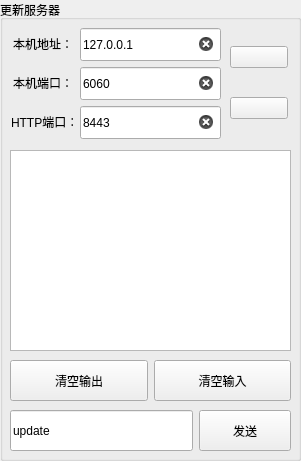
  <widget class="QGroupBox" name="groupBox">
   <property name="geometry">
    <rect>
     <x>20</x>
     <y>0</y>
     <width>301</width>
     <height>461</height>
    </rect>
   </property>
   <property name="title">
    <string>更新服务器</string>
   </property>
   <property name="flat">
    <bool>false</bool>
   </property>
   <widget class="QTextBrowser" name="textBrowser">
    <property name="geometry">
     <rect>
      <x>10</x>
      <y>150</y>
      <width>281</width>
      <height>201</height>
     </rect>
    </property>
   </widget>
   <widget class="QWidget" name="layoutWidget">
    <property name="geometry">
     <rect>
      <x>11</x>
      <y>28</y>
      <width>62</width>
      <height>111</height>
     </rect>
    </property>
    <layout class="QVBoxLayout" name="verticalLayout_2">
     <item>
      <widget class="QLabel" name="label">
       <property name="text">
        <string>&lt;html&gt;&lt;head/&gt;&lt;body&gt;&lt;p align=&quot;right&quot;&gt;本机地址：&lt;/p&gt;&lt;/body&gt;&lt;/html&gt;</string>
       </property>
      </widget>
     </item>
     <item>
      <widget class="QLabel" name="label_3">
       <property name="text">
        <string>&lt;html&gt;&lt;head/&gt;&lt;body&gt;&lt;p align=&quot;right&quot;&gt;本机端口：&lt;/p&gt;&lt;/body&gt;&lt;/html&gt;</string>
       </property>
      </widget>
     </item>
     <item>
      <widget class="QLabel" name="label_2">
       <property name="text">
        <string>&lt;html&gt;&lt;head/&gt;&lt;body&gt;&lt;p align=&quot;right&quot;&gt;HTTP端口：&lt;/p&gt;&lt;/body&gt;&lt;/html&gt;</string>
       </property>
      </widget>
     </item>
    </layout>
   </widget>
   <widget class="QWidget" name="layoutWidget">
    <property name="geometry">
     <rect>
      <x>80</x>
      <y>28</y>
      <width>141</width>
      <height>111</height>
     </rect>
    </property>
    <layout class="QVBoxLayout" name="verticalLayout">
     <item>
      <widget class="QLineEdit" name="lineEdit_ip">
       <property name="sizePolicy">
        <sizepolicy hsizetype="Expanding" vsizetype="Expanding">
         <horstretch>0</horstretch>
         <verstretch>0</verstretch>
        </sizepolicy>
       </property>
       <property name="text">
        <string>127.0.0.1</string>
       </property>
       <property name="clearButtonEnabled">
        <bool>true</bool>
       </property>
      </widget>
     </item>
     <item>
      <widget class="QLineEdit" name="lineEdit_port">
       <property name="sizePolicy">
        <sizepolicy hsizetype="Expanding" vsizetype="Expanding">
         <horstretch>0</horstretch>
         <verstretch>0</verstretch>
        </sizepolicy>
       </property>
       <property name="text">
        <string>6060</string>
       </property>
       <property name="clearButtonEnabled">
        <bool>true</bool>
       </property>
      </widget>
     </item>
     <item>
      <widget class="QLineEdit" name="lineEdit_HttpdPort">
       <property name="sizePolicy">
        <sizepolicy hsizetype="Expanding" vsizetype="Expanding">
         <horstretch>0</horstretch>
         <verstretch>0</verstretch>
        </sizepolicy>
       </property>
       <property name="maximumSize">
        <size>
         <width>16777215</width>
         <height>40</height>
        </size>
       </property>
       <property name="text">
        <string>8443</string>
       </property>
       <property name="clearButtonEnabled">
        <bool>true</bool>
       </property>
      </widget>
     </item>
    </layout>
   </widget>
   <widget class="QWidget" name="layoutWidget">
    <property name="geometry">
     <rect>
      <x>10</x>
      <y>410</y>
      <width>281</width>
      <height>41</height>
     </rect>
    </property>
    <layout class="QHBoxLayout" name="horizontalLayout_3">
     <item>
      <widget class="QLineEdit" name="lineEdit_out">
       <property name="sizePolicy">
        <sizepolicy hsizetype="Expanding" vsizetype="Expanding">
         <horstretch>2</horstretch>
         <verstretch>0</verstretch>
        </sizepolicy>
       </property>
       <property name="text">
        <string>update</string>
       </property>
       <property name="clearButtonEnabled">
        <bool>false</bool>
       </property>
      </widget>
     </item>
     <item>
      <widget class="QPushButton" name="pushButton_send">
       <property name="sizePolicy">
        <sizepolicy hsizetype="Expanding" vsizetype="Expanding">
         <horstretch>1</horstretch>
         <verstretch>0</verstretch>
        </sizepolicy>
       </property>
       <property name="text">
        <string>发送</string>
       </property>
      </widget>
     </item>
    </layout>
   </widget>
   <widget class="QWidget" name="layoutWidget">
    <property name="geometry">
     <rect>
      <x>10</x>
      <y>360</y>
      <width>281</width>
      <height>41</height>
     </rect>
    </property>
    <layout class="QHBoxLayout" name="horizontalLayout_4">
     <item>
      <widget class="QPushButton" name="pushButton_clear">
       <property name="sizePolicy">
        <sizepolicy hsizetype="Expanding" vsizetype="Expanding">
         <horstretch>0</horstretch>
         <verstretch>0</verstretch>
        </sizepolicy>
       </property>
       <property name="text">
        <string>清空输出</string>
       </property>
      </widget>
     </item>
     <item>
      <widget class="QPushButton" name="pushButton_clear_in">
       <property name="sizePolicy">
        <sizepolicy hsizetype="Expanding" vsizetype="Expanding">
         <horstretch>0</horstretch>
         <verstretch>0</verstretch>
        </sizepolicy>
       </property>
       <property name="text">
        <string>清空输入</string>
       </property>
      </widget>
     </item>
    </layout>
   </widget>
   <widget class="QWidget" name="layoutWidget">
    <property name="geometry">
     <rect>
      <x>230</x>
      <y>23</y>
      <width>58</width>
      <height>121</height>
     </rect>
    </property>
    <layout class="QVBoxLayout" name="verticalLayout_3">
     <item>
      <widget class="QPushButton" name="pushButton_bind">
       <property name="locale">
        <locale language="Chinese" country="China"/>
       </property>
       <property name="text">
        <string/>
       </property>
       <property name="icon">
        <iconset resource="qdarkstyle/style.qrc">
         <normaloff>:/qss_icons/rc/link.png</normaloff>:/qss_icons/rc/link.png</iconset>
       </property>
       <property name="iconSize">
        <size>
         <width>32</width>
         <height>32</height>
        </size>
       </property>
      </widget>
     </item>
     <item>
      <widget class="QPushButton" name="pushButton_httpd">
       <property name="locale">
        <locale language="Chinese" country="China"/>
       </property>
       <property name="text">
        <string/>
       </property>
       <property name="icon">
        <iconset resource="qdarkstyle/style.qrc">
         <normaloff>:/qss_icons/rc/server.png</normaloff>:/qss_icons/rc/server.png</iconset>
       </property>
       <property name="iconSize">
        <size>
         <width>32</width>
         <height>32</height>
        </size>
       </property>
      </widget>
     </item>
    </layout>
   </widget>
   <zorder>layoutWidget</zorder>
   <zorder>layoutWidget</zorder>
   <zorder>layoutWidget</zorder>
   <zorder>layoutWidget</zorder>
   <zorder>layoutWidget</zorder>
   <zorder>textBrowser</zorder>
  </widget>
